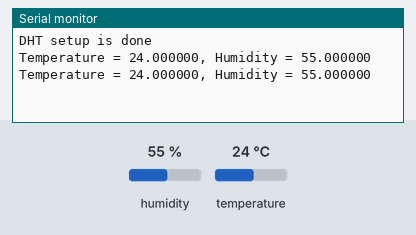
The sketch below on a simulated ESP32. On the bench: the last lines printed to the serial monitor. The inputs (shaded band) are chosen by the test bench; at power-on: humidity 55 %, temperature 24 °C.

Above: at 3.8 s.
3.9 s: humidity set to 22 %
At 7.1 s:
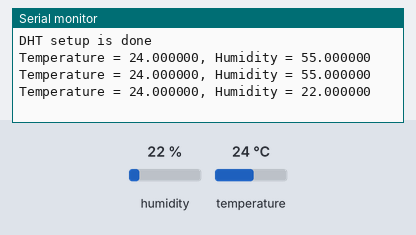
7.8 s: temperature set to 12 °C
At 10.3 s:
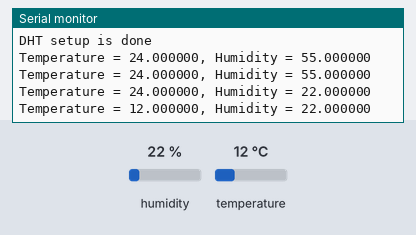
11.7 s: humidity set to 40 %
At 13.4 s:
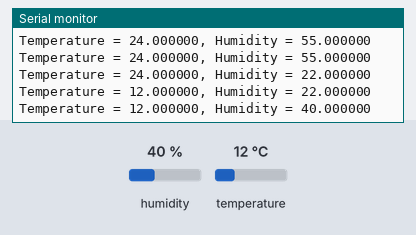
Timing chart, 0 to 14.9 s (numbered marks = the images above; inputs shaded):
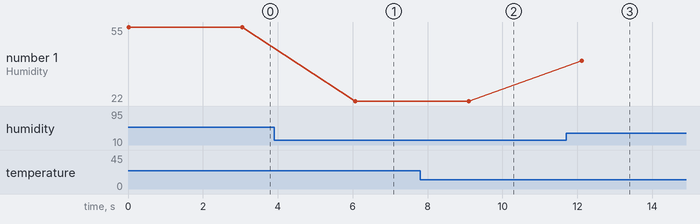

The sketch:

dht11.ino.ino
```cpp
#include"DHT.h"
#define DHT_PIN 4
#define DHT_TYPE DHT11

DHT dht(DHT_PIN, DHT_TYPE);

void setup() {
  // put your setup code here, to run once:
  Serial.begin(115200);

  dht.begin();

  Serial.println("DHT setup is done");
}

void loop() {
  // put your main code here, to run repeatedly:
  float temp = dht.readTemperature();
  float humidity = dht.readHumidity();


  Serial.printf("Temperature = %f, Humidity = %f\n", temp, humidity);

  delay(3000);

}
```

Measured:
- after the input at 3.9 s, the serial monitor: prints a new line after 2.2 s (image 1)
- after the input at 7.8 s, the serial monitor: prints a new line after 1.3 s (image 2)
- after the input at 11.7 s, the serial monitor: prints a new line after 0.42 s (image 3)
- plotted number 1: 55 → 22 after the input at 3.9 s, 22 → 40 after the input at 11.7 s
